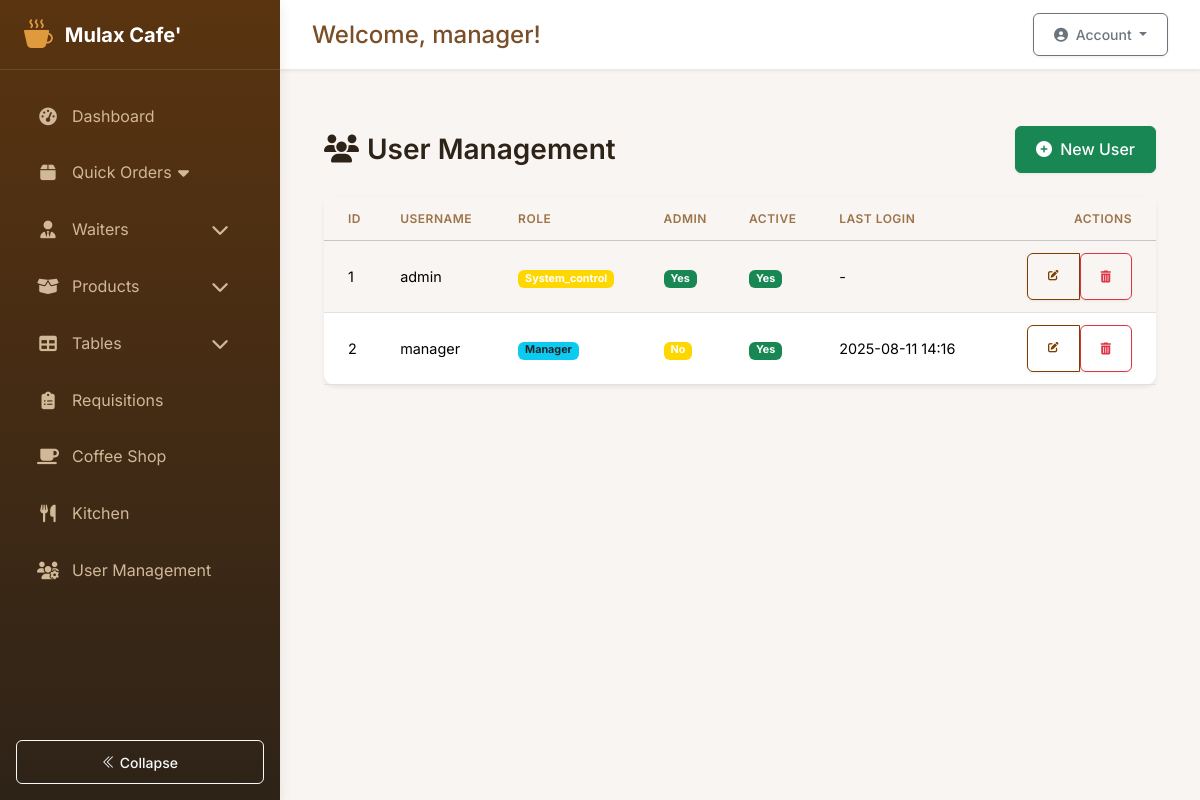
The app's page /auth/admin/users (signed in), older data.
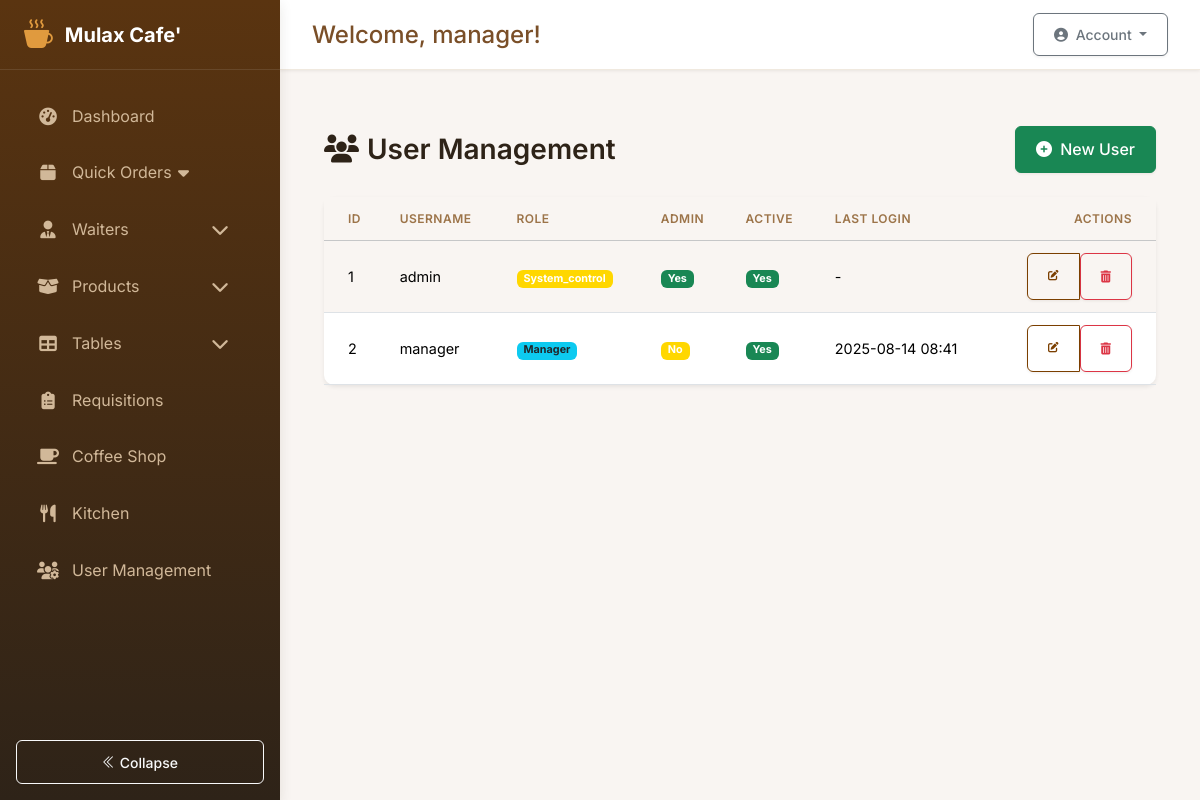
The same page, newer data.
### app/models.py (models this page shows, shortened)
class User(db.Model, UserMixin):
    __tablename__ = "users"
    id = db.Column(db.Integer, primary_key=True)
    username = db.Column(db.String(80), unique=True, nullable=False)
    password_hash = db.Column(db.String(128))
    role = db.Column(db.String(20), default="employee")
    is_admin = db.Column(db.Boolean, default=False)
    active = db.Column(db.Boolean, default=True)
    created_at = db.Column(db.DateTime, default=lambda: datetime.now(pytz.timezone("Africa/Kigali")))
    last_login = db.Column(db.DateTime)
    must_change_password = db.Column(db.Boolean, default=True)
    current_shift_id = db.Column(db.Integer, db.ForeignKey("shifts.id"))
    current_shift = db.relationship("Shift", back_populates="users")
    attendances = db.relationship("Attendance", back_populates="user")
    stock_movements = db.relationship("StockMovement", back_populates="user")
    requisitions = db.relationship(
        "Requisition",
        back_populates="requester",
        foreign_keys="[Requisition.user_id]"
    )
    approved_requisitions = db.relationship(
        "Requisition",
        back_populates="approver",
        foreign_keys="[Requisition.approved_by]"
    )
    coffee_sales = db.relationship("CoffeeSale", back_populates="recorder")
    orders_recorded = db.relationship(
        "Order",
        back_populates="recorder",
        foreign_keys="[Order.recorded_by]"
    )
    orders_served = db.relationship(
        "Order",
        back_populates="server",
        foreign_keys="[Order.served_by]"
    )
    orders_created = db.relationship(
        "Order",
        back_populates="user",
        foreign_keys="[Order.user_id]"
    )
    def is_system_control(self):
        return self.role == "system_control" or self.is_admin
    def is_employee(self):
        return self.role == "employee"
    def get_current_shift(self):
        if self.is_admin or self.is_system_control():
            return None  # Admins can see all shifts
        return self.current_shift

### app/auth/auth.py (the view)
@bp.route('/admin/users')
@login_required
def manage_users():
    users = User.query.order_by(User.username).all()
    for user in users:
        if user.last_login:
            user.formatted_last_login = user.last_login.strftime('%Y-%m-%d %H:%M')
        else:
            user.formatted_last_login = None
    return render_template('auth/manage_users.html', users=users)

### app/templates/auth/manage_users.html (shortened to what the changed rows need)
{% extends 'base.html' %}
{% block content %}
<div class="container mt-4">
    <div class="d-flex justify-content-between align-items-center mb-4">
        <h3 class="mb-0"><i class="fas fa-users me-2"></i>User Management</h3>
        <a href="{{ url_for('auth.create_user') }}" class="btn btn-success">
            <i class="fas fa-plus-circle me-1"></i> New User
        </a>
    </div>
    <div class="card shadow-sm">
        <div class="card-body p-0">
            <div class="table-responsive">
                <table class="table table-hover table-striped mb-0">
                    <thead class="table-light">
                        <tr>
                            <th class="ps-4">ID</th>
                            <th>Username</th>
                            <th>Role</th>
                            <th>Admin</th>
                            <th>Active</th>
                            <th>Last Login</th>
                            <th class="text-end pe-4">Actions</th>
                        </tr>
                    </thead>
                    <tbody>
                    {% for user in users %}
                        <tr>
                            <td class="ps-4">{{ user.id }}</td>
                            <td>{{ user.username }}</td>
                            <td>
                                <span class="badge
                                    {% if user.role == 'admin' %}bg-primary
                                    {% elif user.role == 'manager' %}bg-info text-dark
                                    {% elif user.role == 'waiter' %}bg-warning text-dark
                                    {% else %}bg-secondary
                                    {% endif %}">
                                    {{ user.role|title }}
                                </span>
                            </td>
                            <td>
                                <span class="badge bg-{% if user.is_admin %}success{% else %}secondary{% endif %}">
                                    {{ 'Yes' if user.is_admin else 'No' }}
                                </span>
                            </td>
                            <td>
                                <span class="badge bg-{% if user.active %}success{% else %}danger{% endif %}">
                                    {{ 'Yes' if user.active else 'No' }}
                                </span>
                            </td>
                            <td>{{ user.last_login.strftime('%Y-%m-%d %H:%M') if user.last_login else '-' }}</td>
                            <td class="text-end pe-4">
                                <div class="btn-group btn-group-sm" role="group">
                                    <a href="{{ url_for('auth.edit_user', user_id=user.id) }}"
                                       class="btn btn-outline-primary"
                                       title="Edit"
                                       data-bs-toggle="tooltip">
                                    </a>
                                    <form method="POST"
                                          action="{{ url_for('auth.delete_user', user_id=user.id) }}"
                                          class="d-inline"
                                          onsubmit="return confirm('Are you sure you want to delete this user?');">
                                        <button type="submit"
                                                class="btn btn-outline-danger"
                                                title="Delete"
                                                data-bs-toggle="tooltip">
                                            <i class="fas fa-trash-alt fa-xs"></i>
                                        </button>
                                    </form>
                                </div>
                            </td>
                        </tr>
                    {% else %}
                        <tr>
                            <td colspan="7" class="text-center py-4 text-muted">No users found</td>
                        </tr>
                    {% endfor %}
                    </tbody>
                </table>
            </div>
        </div>
    </div>
</div>
{% endblock %}

### app/templates/base.html (shortened to what the changed rows need)
<!DOCTYPE html>
<html lang="en">
<head>
    <link rel="stylesheet" href="https://cdn.jsdelivr.net/npm/bootstrap-icons@1.11.1/font/bootstrap-icons.css">
    <link href="https://cdn.jsdelivr.net/npm/bootstrap@5.3.2/dist/css/bootstrap.min.css" rel="stylesheet">
    <link href="{{ url_for('static', filename='css/styles.css') }}" rel="stylesheet">
    <link rel="stylesheet" href="https://cdnjs.cloudflare.com/ajax/libs/font-awesome/6.5.2/css/all.min.css">
    <link rel="stylesheet" href="https://cdn.datatables.net/1.11.5/css/dataTables.bootstrap5.min.css">
</head>
<body>
    {% if current_user.is_authenticated %}
        <div class="app-container">
            <aside class="sidebar" id="sidebar">
                <div class="sidebar-header">
                    <a href="#" class="sidebar-brand">
                        <i class="bi bi-cup-hot-fill"></i>
                        <span>Mulax Cafe'</span>
                    </a>
                </div>
                <div class="sidebar-nav-container">
                    <ul class="sidebar-nav">
                        {% if current_user.role in ['admin', 'manager'] %}
                            <li class="nav-item">
                                <a class="sidebar-nav-link" href="{{ url_for('main.dashboard') }}">
                                    <i class="fas fa-tachometer-alt"></i><span>Dashboard</span>
                                </a>
                            </li>
                        {% endif %}
                        <li class="nav-item">
                            <a class="sidebar-nav-link collapsed" href="#" data-bs-toggle="collapse" data-bs-target="#ordersMenu" aria-expanded="false">
                                <i class="fas fa-box"></i><span>Quick Orders</span>
                                <i class="fas fa-caret-down float-end"></i>
                            </a>
                        </li>
                        {% if current_user.role in ['admin', 'manager'] %}
<li class="nav-item">
    <a class="sidebar-nav-link d-flex align-items-center" href="#waitersSubmenu" data-bs-toggle="collapse" role="button" aria-expanded="false" aria-controls="waitersSubmenu">
        <i class="fas fa-user-tie"></i>
        <span>Waiters</span>
        <i class="fas fa-chevron-down ms-auto menu-toggle"></i>
    </a>
</li>
{% endif %}
                        <li class="nav-item">
                            <a class="sidebar-nav-link d-flex align-items-center" href="#productSubmenu" data-bs-toggle="collapse" role="button" aria-expanded="false" aria-controls="productSubmenu">
                                <i class="fas fa-box-open"></i>
                                <span>Products</span>
                                <i class="fas fa-chevron-down ms-auto menu-toggle"></i>
                            </a>
                        </li>
                        <li class="nav-item">
                            <a class="sidebar-nav-link d-flex align-items-center" href="#tablesSubmenu" data-bs-toggle="collapse" role="button" aria-expanded="false" aria-controls="tablesSubmenu">
                                <i class="fas fa-table"></i>
                                <span>Tables</span>
                                <i class="fas fa-chevron-down ms-auto menu-toggle"></i>
                            </a>
                        </li>
                        <li class="nav-item">
                            <a class="sidebar-nav-link" href="{{ url_for('requisitions.list_requisitions') }}">
                                <i class="fas fa-clipboard-list"></i><span>Requisitions</span>
                            </a>
                        </li>
                        <li class="nav-item">
                            <a class="sidebar-nav-link" href="{{ url_for('coffee.list_sales') }}">
                                <i class="fas fa-coffee"></i><span>Coffee Shop</span>
                            </a>
                        </li>
                        <li class="nav-item">
                            <a class="sidebar-nav-link" href="{{ url_for('kitchen.inventory') }}">
                                <i class="fas fa-utensils"></i><span>Kitchen</span>
                            </a>
                        </li>
                        {% if current_user.role in ['manager'] %}
                        <li class="nav-item">
                            <a class="sidebar-nav-link" href="{{ url_for('auth.manage_users') }}">
                                <i class="fas fa-users-cog"></i><span>User Management</span>
                            </a>
                        </li>
                        {% endif %}
                    </ul>
                </div>
                <div class="sidebar-footer p-3">
                    <button class="sidebar-toggle btn btn-sm btn-outline-light w-100" id="sidebarToggle">
                        <i class="bi bi-chevron-double-left"></i> <span>Collapse</span>
                    </button>
                </div>
            </aside>
            <main class="main-content" id="main-content">
                <div class="content-wrapper">
                    <div class="top-bar">
                        <div class="welcome-message">
                            <h4>Welcome, {{ current_user.username }}!</h4>
                        </div>
                        <div class="user-profile">
                            <div class="dropdown">
                                <button class="btn btn-sm btn-outline-secondary dropdown-toggle" type="button" id="dropdownMenuButton" data-bs-toggle="dropdown" aria-expanded="false">
                                    <i class="fas fa-user-circle me-1"></i> Account
                                </button>
                            </div>
                        </div>
                    </div>
                    <div class="content-container">
                        {% block content %}{% endblock %}
                    </div>
                </div>
            </main>
        </div>
    {% endif %}
</body>
</html>

Row changes from the older to the newer data that the page shows:
changed User "manager": last_login "2025-08-11 14:16" → "2025-08-14 08:41"
